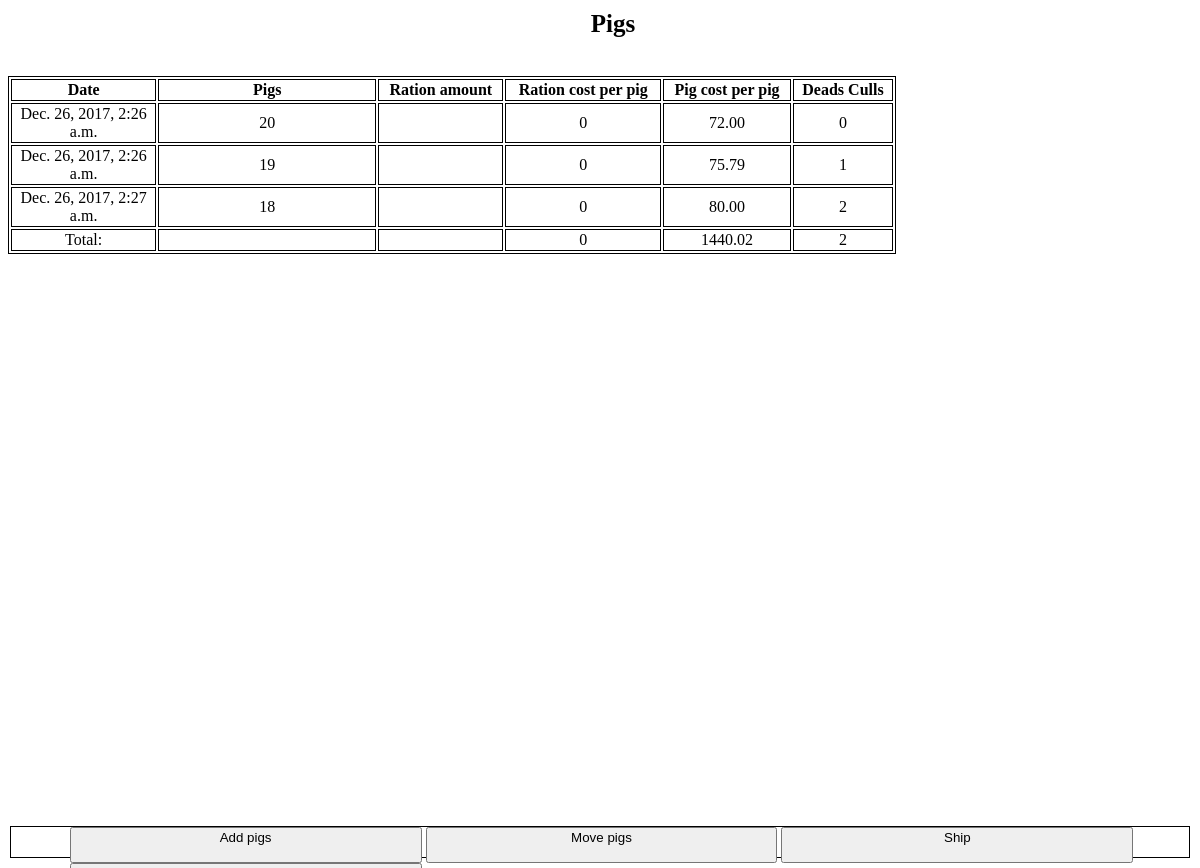
Before: /pigs/pen1/pigsforpen/ (signed in) with the older database file.
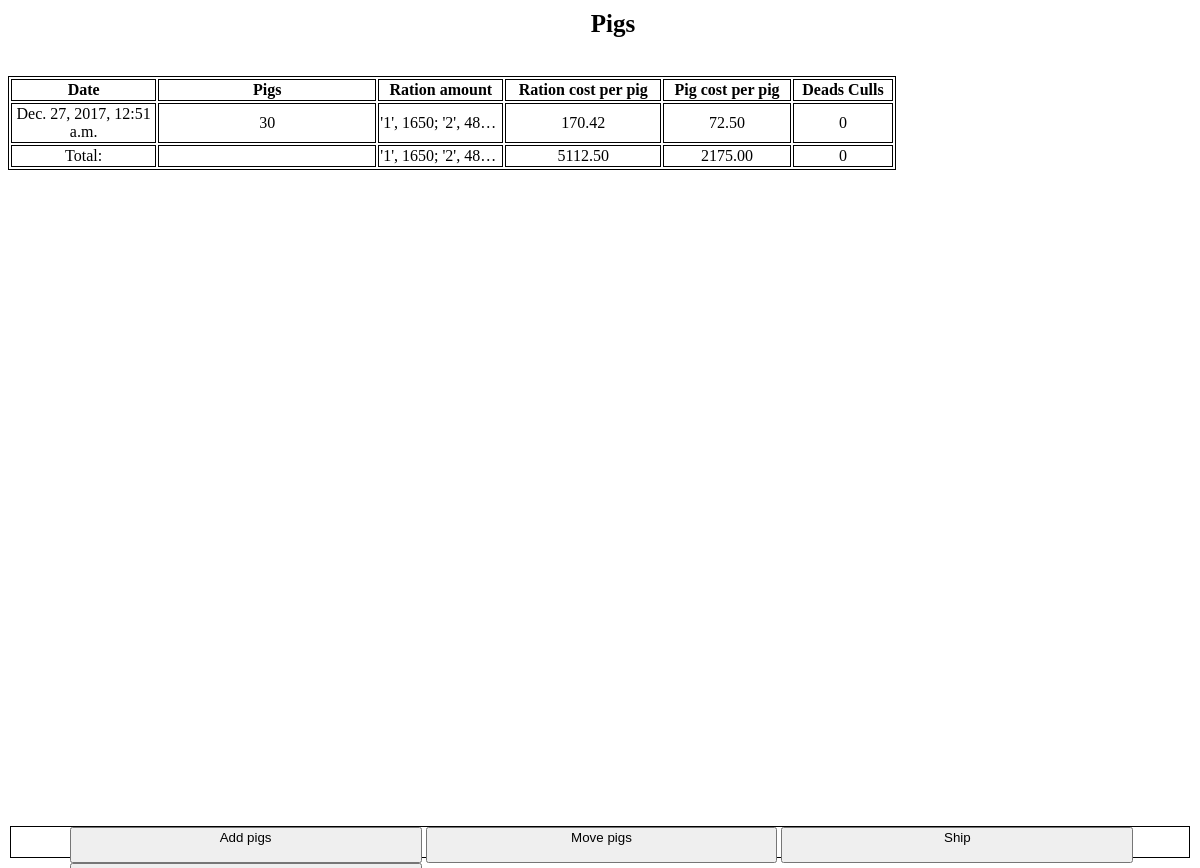
After: the same page with the newer database file.
### pigs/models.py (models this page shows, shortened)
class Pigsinpen(models.Model):
    pigpen = models.ForeignKey(Pigpen,on_delete=models.CASCADE)
    pigs = models.PositiveIntegerField()
    pig_cost_total = models.DecimalField(max_digits=6,decimal_places=2)
    date = models.DateTimeField()
    notes = models.CharField(max_length = 300,blank=True,null = True)

class Pigpen(models.Model):
    pen = models.CharField(max_length=2)
    def __str__(self):
        return self.pen

### pigs/views.py (the view)
# urls.py: url(r'^pen(?P<pk>[0-9]+)/pigsforpen/$', views.pigsforpen.as_view(), name= 'pigsforpen'),
class pigsforpen(LoginRequiredMixin, generic.DetailView):
    model = Pigpen
    template_name = 'pigs/pigsforpen.html'

### pigs/templatetags/appfilters.py (called while the page is built)
@register.simple_tag
def cost(pigpen,pigs,pigs_in_pen):
    try:
        return round(pigration.objects.filter(pigpen=pigpen).filter(pigsinapen=pigs).aggregate(total=Sum(F('ration__ration_price') * F('ration_amount')))['total'] / pigs_in_pen,2)
    except:
        return 0

@register.simple_tag
def totalcost(pigpen):
    try:
        return round(pigration.objects.filter(pigpen=pigpen).aggregate(total=Sum(F('ration__ration_price') * F('ration_amount')))['total'] ,2)
    except:
        return 0

@register.simple_tag
def divide(value,key):
    try:
        return round(value / key,2)
    except:
        return 0

@register.simple_tag
def ration(pigpen,pigs):
    result = ("; ".join(str(e) for e in list(pigration.objects.values_list('ration').filter(pigpen=pigpen).filter(pigsinapen = pigs).annotate(Sum('ration_amount')))))
    return result.translate({ord(r): None for r in "()"})

@register.simple_tag
def rationtotal(pigpen):
     result = ("; ".join(str(e) for e in list(pigration.objects.values_list('ration').filter(pigpen=pigpen).annotate(Sum('ration_amount')))))
     return result.translate({ord(r): None for r in "()"})

### pigs/templates/pigs/pigsforpen.html (shortened to what this page needs)
﻿<!DOCTYPE html>
{% load static %}
{% load appfilters %}
<link rel="stylesheet" type="text/css" href="{% static 'pigs/pigsforpen.css' %}" />
<link rel="stylesheet" type="text/css" href="{% static 'pigs/Generalstyles.css' %}" />
<link rel="stylesheet" type="text/css" href="{% static 'pigs/formstyles.css' %}" />
<html lang="en" xmlns="http://www.w3.org/1999/xhtml">
<head>
</head>
<body ontouchstart="">
    <div class="headerwitharrow">
        <h1>Pigs</h1>
    </div>
    <div class="tablewrapper">
    <div class="tablescroll">
    <table class="col-s-12 col-m-10 col-9 sortable">
        <tr>
            <th class="col-s-2">Date</th>
            <th class="col-s-2 col-m-2">Pigs</th>
            <th class="col-s-3">Ration amount</th>
            <th class="col-s-3">
                Ration cost per pig
            </th>
            <th class="col-s-2">Pig cost per pig</th>
            <th class="col-s-2">Deads Culls</th>
        </tr>
        {% for pig in pigpen.pigsinpen_set.all %}
        <tr>
            <td class="col-s-2 cos-m-2 col-2">{{pig.date}}</td>
            <td class="col-m-3 col-3 col-s-2">{{pig.pigs}}</td>
            {% ration pigpen pig.id as ration %}
            <td class="overflow">{{ration}}</td>
            {% cost pigpen pig.id pig.pigs as cost %}
            <td>{{cost}}</td>
            {% divide pig.pig_cost_total pig.pigs as pigcost%}
            <td>{{pigcost}}</td>
            <td class="hovertd">
                <div class="hover">
                    {% totaldead pigpen pig.date %}
                </div>
            </td>
        </tr>
        {% if forloop.last %}
        <tr>
            <td>Total:</td>
            <td>{{pig.p}}</td>
            {% rationtotal pigpen as total%}
            <td class="overflow">{{total}}</td>
            <td>{% totalcost pigpen %}</td>
            <td>{{pig.pig_cost_total}}</td>
            <td>{% totaldead pigpen pig.date %}</td>
        </tr>
        {%endif%}
        {%endfor%}
    </table>
        </div>
        </div>
    <nav>
        <button class="navbutton"><a class="nostyle block" href="{% url 'pigs:addpigs' pigpen %}">Add pigs</a></button>
        {% if pigpen.pigsinpen_set.exists %}
        <button class="navbutton"><a class="nostyle block" href="{% url 'pigs:movepigs' pigpen %}">Move pigs</a></button>
        <button class="navbutton"><a class="nostyle block" href="{% url 'pigs:ship' pigpen %}">Ship</a></button>
        {%else%}
        <button disabled class="navbutton">Move pigs</button>
        <button disabled class="navbutton">Ship</button>
        {%endif%}
        <button class="navbutton displaynone-s displaynone-m"><a class="nostyle block" href="{% url 'pigs:pen' pigpen %}">Back</a></button>
        </nav>
</body>
</html>

Changed rows visible on the page:
removed Pigsinpen: date "Dec. 26, 2017, 2:26 a.m.", pigs "20", cost "0", pigcost "72.00", date "0"
removed Pigsinpen: date "Dec. 26, 2017, 2:26 a.m.", pigs "19", cost "0", pigcost "75.79", date "1"
removed Pigsinpen: date "Dec. 26, 2017, 2:27 a.m.", pigs "18", cost "0", pigcost "80.00", date "2", Pigpen.id "0", pig_cost_total "1440.02"
added Pigsinpen: date "Dec. 27, 2017, 12:51 a.m.", pigs "30", ration "'1', 1650; '2', 48…", cost "170.42", pigcost "72.50", date "0", total "'1', 1650; '2', 48…", Pigpen.id "5112.50", pig_cost_total "2175.00"
